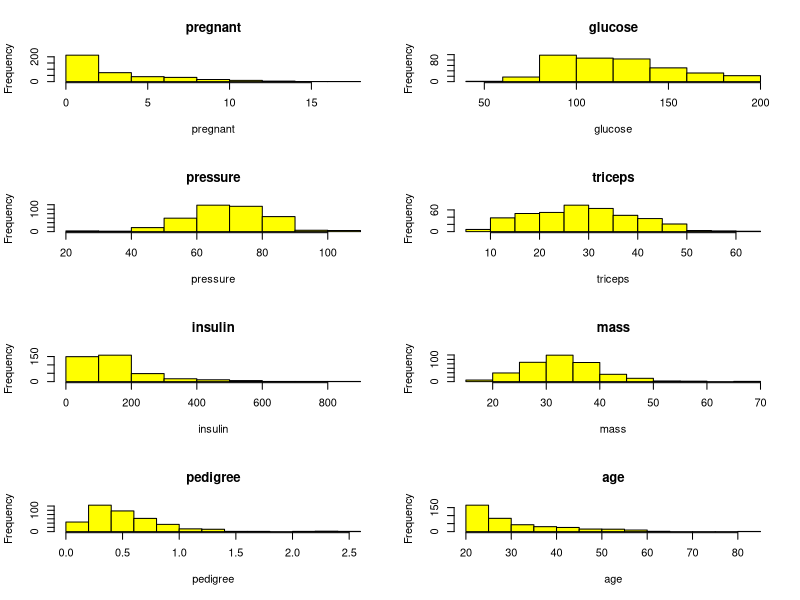
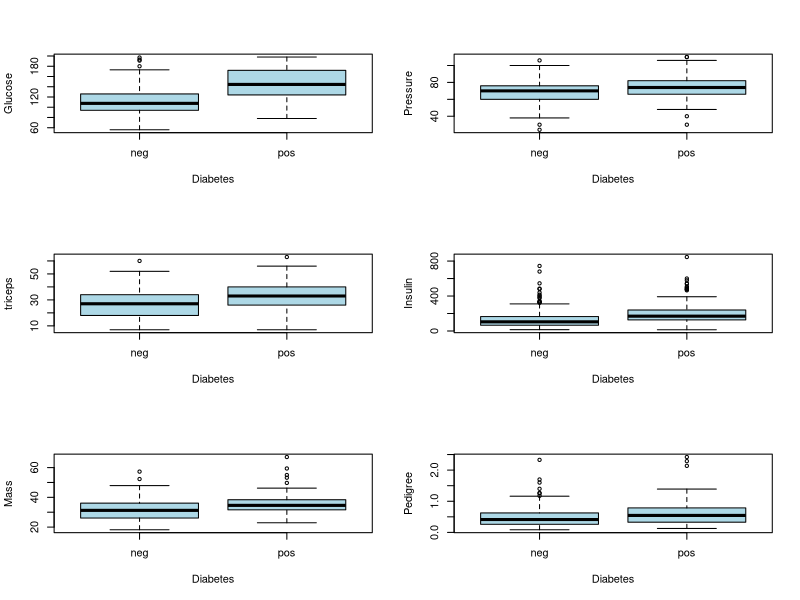
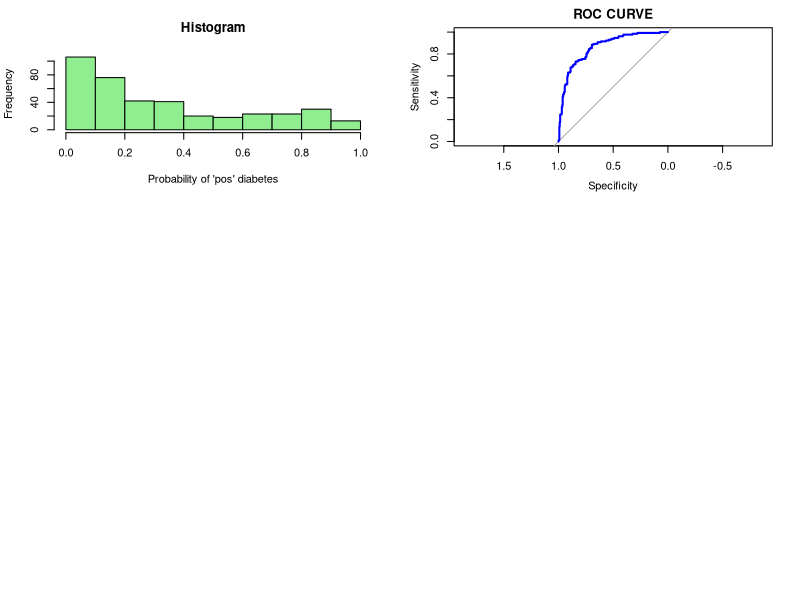

Write the R code that produced these figures, in order.
## ---- chunk 1
library(mlbench)
library(MASS)
library(pROC)
data(PimaIndiansDiabetes2)
head(PimaIndiansDiabetes2)
## ---- chunk 2
# descriptive stats 
summary(PimaIndiansDiabetes2)

## ---- chunk 3
# removing the missing values
newdata <- na.omit(PimaIndiansDiabetes2)
summary(newdata)
## ---- chunk 4
# visualization
par(mfrow = c(4,2))
for( i in 1:8){
  hist(newdata[,i], main = colnames(newdata)[i],xlab =     colnames(newdata)[i], col = 'yellow')
}
## ---- chunk 5
newdata$age_bucket <- as.factor(ifelse(newdata$age<=30,"20-30",ifelse(newdata$age<=40,"31-40",ifelse(newdata$age<=50,"41-50","50+"))))

newdata$preg_bucket <- as.factor(ifelse(newdata$pregnant<=5,"0–5",ifelse(newdata$pregnant<=10,"6–10","10+")))

## ---- chunk 6
par(mfrow = c(3,2))
boxplot(glucose~diabetes, ylab="Glucose", xlab= "Diabetes", col="light blue",data = newdata)
boxplot(pressure~diabetes, ylab="Pressure", xlab= "Diabetes", col="light blue",data = newdata)
boxplot(triceps~diabetes, ylab="triceps", xlab= "Diabetes", col="light blue",data = newdata)
boxplot(insulin~diabetes, ylab="Insulin", xlab= "Diabetes", col="light blue",data = newdata)
boxplot(mass~diabetes, ylab="Mass", xlab= "Diabetes", col="light blue",data = newdata)
boxplot(pedigree~diabetes, ylab="Pedigree", xlab= "Diabetes", col="light blue",data = newdata)
## ---- chunk 7
xtabs(~diabetes + age_bucket, data = newdata)
xtabs(~diabetes + preg_bucket, data = newdata)
## ---- chunk 8
# creating a dataframe with relevant columns for modelling
newdata2 <- newdata[,c("diabetes","glucose","pressure","triceps","insulin","mass","pedigree","age_bucket","preg_bucket")]
## ---- chunk 9
# passing in the glm model on the data
logit_1 <- glm(diabetes~., family = binomial,data = newdata2)
## ---- chunk 10
summary(logit_1)
## ---- chunk 11
# variable selection
logit_2 <- stepAIC(logit_1)
## ---- chunk 12
# new model summary
summary(logit_2)
## ---- chunk 13
# summary
summary(logit_2$fitted.values)

# visualization
hist(logit_2$fitted.values,main = " Histogram ",xlab = "Probability of 'pos' diabetes", col = 'light green')

## ---- chunk 14
roc(diabetes~logit_2$fitted.values, data = newdata2, plot = TRUE, main = "ROC CURVE", col= "blue")
## ---- chunk 15
input <- warpbreaks
print(head(input))
## ---- chunk 16
output <-glm(formula = breaks ~ wool+tension, data = warpbreaks,
   family = poisson)
print(summary(output))
